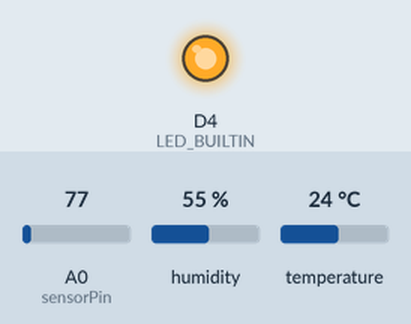
This sketch was run on a simulated ESP8266 (NodeMCU). Shown: output pins drawn as LEDs (lit = HIGH, except the on-board LED, lit = LOW). The inputs (shaded band) are chosen by the test bench; at power-on: A0 (sensorPin) = 77, humidity 55 %, temperature 24 °C. WiFi joins after 1.5 s; servers stay silent unless stated; no MQTT or app messages arrive unless stated; pins used as bus, display or sensor lines are not drawn; what the sketch prints to the serial monitor is not drawn.

Above: at 1.6 s.
At 10.1 s:
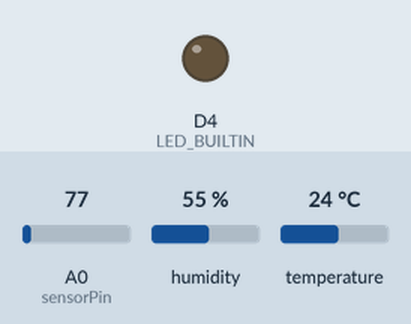
Timing chart, 0 to 11.6 s (numbered marks = the images above):
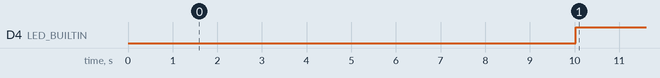

Measured:
- by itself, D4 (LED_BUILTIN): LOW → HIGH at 10.0 s

The sketch:

solar_sensor.ino
```cpp
#include <ESP8266WiFi.h>
#include <PubSubClient.h>
#include <ArduinoJson.h>
#include "DHT.h"

const char* ssid = "Hamizan";
const char* password =  "huhuhuhuhu";
const char* mqtt_server = "driver.cloudmqtt.com";
const int   mqtt_port = 18685;
const char* mqtt_user = "spvjjkqq";
const char* mqtt_pass = "hc_7fOQmGQaE";

#define DHTTYPE DHT22   // DHT 11
#define dht_dpin D6      //GPIO-0 D3 pin of nodemcu
WiFiClient espClient;
PubSubClient client(espClient);

int sensorPin = A0;
int sensorValue1 = 0;
int sensorValue2 = 0;
int sensorValue3 = 0;
int sensorValue4 = 0;
int light = 0;
#define S0 D0
#define S1 D1
#define S2 D2
#define S3 D3
DHT dht(dht_dpin, DHTTYPE);
long now = millis();
long lastMeasure = 0;

// Setup wifi
void setup_wifi() {
  delay(10);
  // We start by connecting to a WiFi network
  Serial.println();
  Serial.print("Connecting to ");
  Serial.println(ssid);
  WiFi.begin(ssid, password);
  while (WiFi.status() != WL_CONNECTED) {
    delay(500);
    Serial.print(".");
  }
  Serial.println("");
  Serial.print("WiFi connected - ESP IP address: ");
  Serial.println(WiFi.localIP());
}

// MQTT callback
void callback(String topic, byte* message, unsigned int length) {
  Serial.print("Message arrived on topic: ");
  Serial.print(topic);
  Serial.print(". Message: ");
  String messageTemp;
  for (int i = 0; i < length; i++) {
    Serial.print((char)message[i]);
    messageTemp += (char)message[i];
  }
  Serial.println();
}

void reconnect() {
  // Loop until we're reconnected
  while (!client.connected()) {
    Serial.print("Attempting MQTT connection...");
    // Attempt to connect
    if (client.connect("ESP8266Ultrasonic", mqtt_user, mqtt_pass)) {
      Serial.println("connected");
    }
    else {
      Serial.print("failed, rc=");
      Serial.print(client.state());
      Serial.println(" try again in 5 seconds");
      // Wait 5 seconds before retrying
      delay(5000);
    }
  }
}

void setup() {
  // Debug console
  Serial.begin(115200);
  setup_wifi();
  pinMode(S0, OUTPUT);
  pinMode(S1, OUTPUT);
  pinMode(S2, OUTPUT);
  pinMode(S3, OUTPUT);
  pinMode(LED_BUILTIN, OUTPUT);
  dht.begin();
  client.setServer(mqtt_server, mqtt_port);
  client.setCallback(callback);
  client.setKeepAlive(300);
  delay(10);
}

void loop() {
  // Reconnecting.......
  if (!client.connected()) {
    reconnect();
  }
  if (!client.loop()) {
    client.connect("ESP8266lights", mqtt_user, mqtt_pass);
  }

  now = millis();
  if (now - lastMeasure > 10000) {
    lastMeasure = now;
    int light = 0;
    //digitalWrite(ON_OFF, HIGH);
    float lm35 = 0.0; // lm35 sensor
    float h = 0.0; //Humidity level
    float t = 0.0; //Temperature in celcius
    float f = 0.0; //Temperature in fahrenheit

    int i = 0;
    h = dht.readHumidity();    //Read humidity level
    t = dht.readTemperature(); //Read temperature in celcius
    // f = (h * 1.8) + 32;        //Temperature converted to Fahrenheit

    digitalWrite(S0, LOW);
    digitalWrite(S1, LOW);
    digitalWrite(S2, LOW);
    digitalWrite(S3, LOW);
    // Serial.print("Sensor LM35 ");
    sensorValue1 = (analogRead(sensorPin)); delay(1);
    float millivolts = (sensorValue1/1024.0) * 3300;
    float celsius = millivolts/10;
    float fahrenheit = ((celsius * 9)/5 + 32);
    lm35 = celsius;
    // -------------------------------------------------
    digitalWrite(S0, HIGH);
    digitalWrite(S1, LOW);
    digitalWrite(S2, LOW);
    digitalWrite(S3, LOW);
    //  Serial.print("Light ");
    sensorValue2 = (analogRead(sensorPin)); delay(1);
    light = map(sensorValue2, 0, 1024, 0, 100);;
    // -------------------------------------------------
    digitalWrite(S0, LOW);
    digitalWrite(S1, HIGH);
    digitalWrite(S2, LOW);
    digitalWrite(S3, LOW);
    // Serial.print("VT ");
    int vt_read = analogRead(sensorPin); delay(1);
    float voltage = vt_read * (3.3 / 1024.0) * 3.3;
    // light = map(sensorValue3, 0, 1023, 10, 0);
    // ---------------------------------------------------
    digitalWrite(S0, HIGH);
    digitalWrite(S1, HIGH);
    digitalWrite(S2, LOW);
    digitalWrite(S3, LOW);
    // Serial.print("VT ");
    int at_read = analogRead(sensorPin); delay(1);
    float current = (at_read * (3.3 / 1024.0)) * 1000;
    float watts = voltage * current;
    // ---------------------------------------------------

    delay(10);

    // Send JSON to mqtt broker
    StaticJsonBuffer<300> JSONbuffer;
    JsonObject& root = JSONbuffer.createObject();

    root["macAddress"] = WiFi.macAddress();
    JsonObject& data = root.createNestedObject("data");
    data["light"] = light;
    data["current"] = current;
    data["voltage"] = voltage;
    data["watt"] = watts;
    data["LM35"] = lm35;
    data["humd"] = h;
    data["temp"] = t;

    char JSONmessageBuffer[200];
    root.printTo(JSONmessageBuffer, sizeof(JSONmessageBuffer));
    Serial.println("Sending message to MQTT topic..");
    //  Serial.println(JSONmessageBuffer);
    root.printTo(Serial);

    if (client.publish("esp/solar", JSONmessageBuffer) == true) {
      digitalWrite(LED_BUILTIN, HIGH);
      Serial.println("Success sending message");
    } else {
      Serial.println("Error sending message");
    }

    Serial.println("-------------");
  }


  //  delay(10000);

}
```
